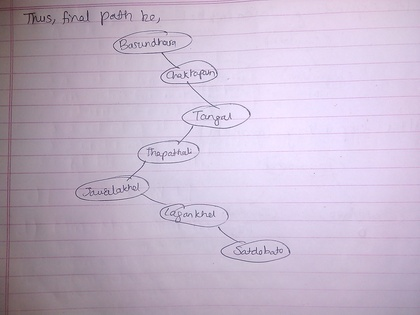
%> input picture matlab/clear_text/image1.jpg, 420 x 315 px, shrunk from 2592 x 1944 before the run
$ octave clearimg.m   (GNU Octave 9; MATLAB toolbox functions it lacks are replaced by stand-ins)
%> lines starting %> are read from the running program, lines starting %| are printed output that depends on the picture; in (x1, y1, x2, y2) boxes, pixels count from 0 and x2, y2 are one past the last pixel; in counts of white or black regions, pixels touching at a corner belong together; the program's own positions count from 1
I = imread('image1.jpg');
%> I is the input picture: size 315x420x3 uint8; mean R, G, B 196.1, 181.3, 201.9
I = rgb2gray(I);
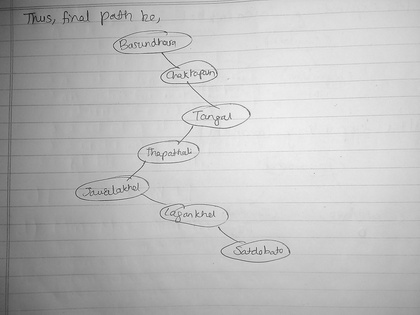
%> I: size 315x420 uint8; min 25, max 249, mean 188.1
% [4 lines of commented-out code are left out]

count = zeros(256,1);
% count
for i=1:size(I,1)
    for j=1:size(I,2)

        count(I(i,j)+1,1)=count(I(i,j)+1,1)+1;
        if(I(i,j)<100)
            I(i,j) =255;
        else
            I(i,j) = 0;
        end
% [6 lines of commented-out code are left out]
    end
end
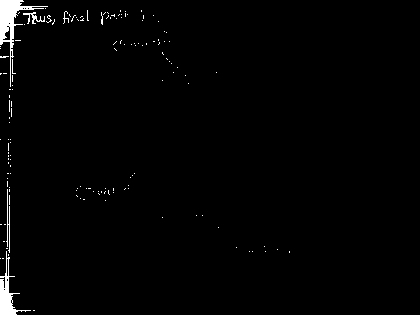
%> I: size 315x420 uint8; 1.4% white; 142 white regions (137 under 20 px), largest, box (x1, y1, x2, y2) and area: (0, 0, 48, 87) 796, (0, 251, 31, 315) 513, (6, 189, 10, 253) 108, (23, 12, 45, 24) 91, (63, 11, 69, 24) 25
%> after the loop, count = 256 values, max 2270 at index 225, min 0 at index 1, mean 516.8

% figure,
% % bar(255,count)
% bar(count);

figure,
imshow(I);

$ run again, with matlab/clear_text/image2.jpg copied over matlab/clear_text/image1.jpg
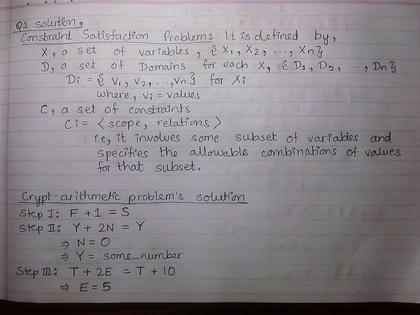
%> input picture matlab/clear_text/image2.jpg, 420 x 315 px, shrunk from 2592 x 1944 before the run
%> I is the input picture: size 315x420x3 uint8; mean R, G, B 137.8, 132.9, 137.6
%> after the loop `for i=1:size(I,1)`:
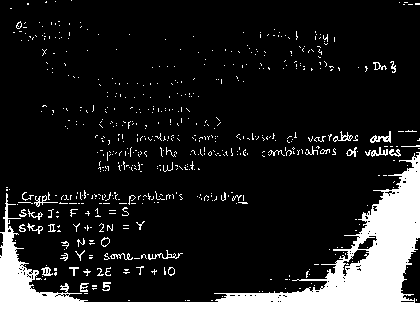
%> I: size 315x420 uint8; 14.8% white; 593 white regions (547 under 20 px), largest, box (x1, y1, x2, y2) and area: (0, 152, 420, 315) 16085, (370, 131, 391, 143) 103, (148, 250, 183, 260) 91
%> after the loop `for i=1:size(I,1)`: count = 256 values, max 1510 at index 116, min 0 at index 1, mean 516.8

$ run again, with matlab/clear_text/image3.jpg copied over matlab/clear_text/image1.jpg
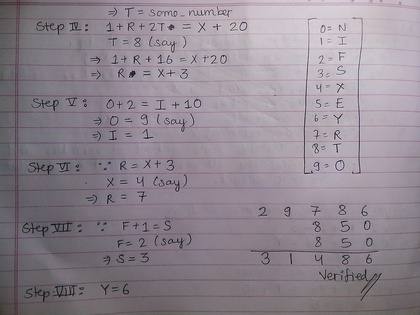
%> input picture matlab/clear_text/image3.jpg, 420 x 315 px, shrunk from 2592 x 1944 before the run
%> I is the input picture: size 315x420x3 uint8; mean R, G, B 143.6, 134.5, 143.6
%> after the loop `for i=1:size(I,1)`:
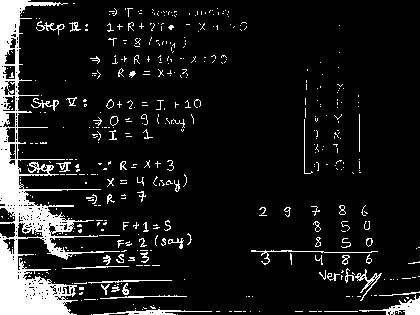
%> I: size 315x420 uint8; 10.4% white; 460 white regions (392 under 20 px), largest, box (x1, y1, x2, y2) and area: (0, 0, 120, 315) 8742, (359, 295, 420, 315) 395, (93, 309, 212, 315) 294
%> after the loop `for i=1:size(I,1)`: count = 256 values, max 1871 at index 130, min 0 at index 1, mean 516.8

$ run again, with matlab/clear_text/image4.jpg copied over matlab/clear_text/image1.jpg
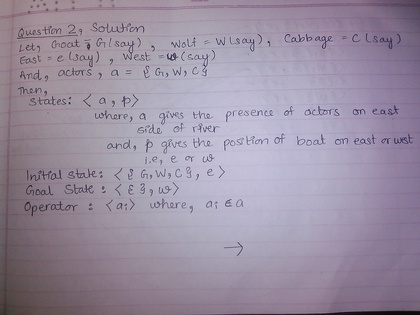
%> input picture matlab/clear_text/image4.jpg, 420 x 315 px, shrunk from 2592 x 1944 before the run
%> I is the input picture: size 315x420x3 uint8; mean R, G, B 154.2, 143.3, 161.7
%> `I = rgb2gray(I);`:
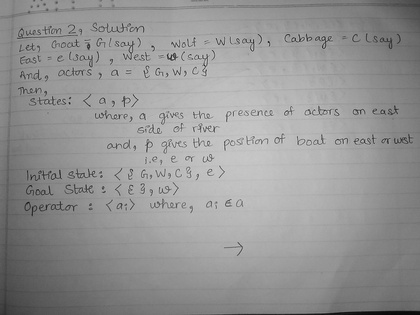
%> I: size 315x420 uint8; min 9, max 220, mean 148.6
%> after the loop `for i=1:size(I,1)`:
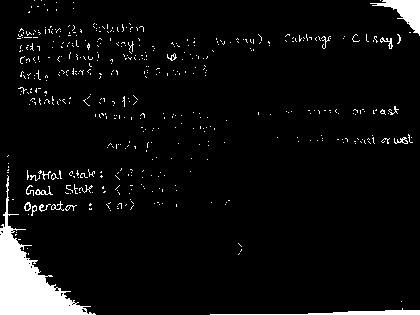
%> I: size 315x420 uint8; 5.4% white; 488 white regions (468 under 20 px), largest, box (x1, y1, x2, y2) and area: (0, 175, 96, 315) 3995, (370, 0, 420, 36) 701, (210, 308, 420, 315) 518
%> after the loop `for i=1:size(I,1)`: count = 256 values, max 2129 at index 154, min 0 at index 1, mean 516.8
